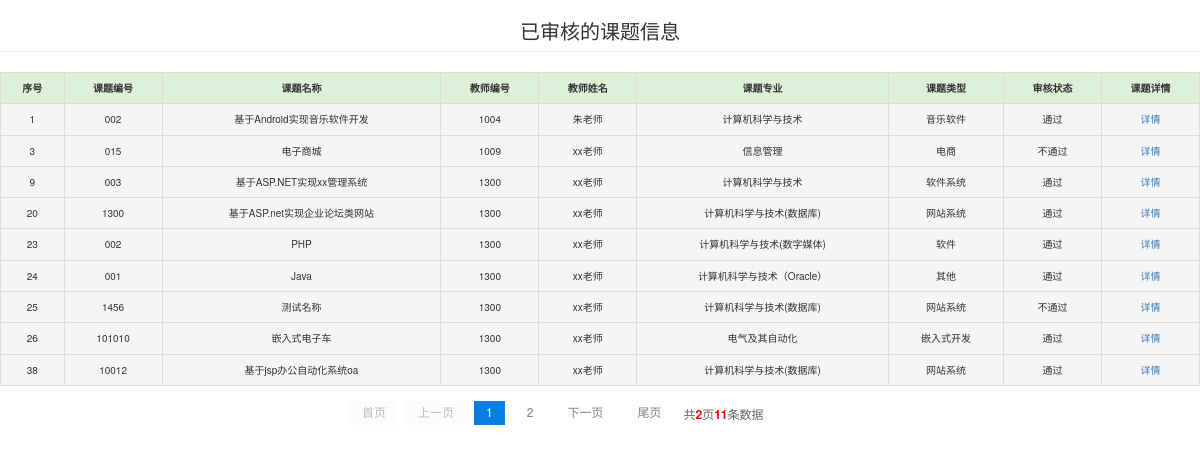
The app's page /endTopic_auditor.php with its own data.
### tables this page shows
CREATE TABLE `topics` (
  `id` int(255) NOT NULL AUTO_INCREMENT,
  `topic_id` varchar(20) NOT NULL,
  `topic_name` varchar(50) NOT NULL,
  `teacher_id` varchar(20) NOT NULL,
  `teacher_name` varchar(20) NOT NULL,
  `class` varchar(20) NOT NULL,
  `topic_type` varchar(15) NOT NULL,
  `content` text NOT NULL,
  `total_stu` int(10) NOT NULL,
  `status` varchar(10) NOT NULL DEFAULT '审核中',
  `z_index` varchar(10) NOT NULL DEFAULT 'no',
  PRIMARY KEY (`id`)
);

### endTopic_auditor.php (the view, shortened to what this page needs)
<html>
<head>
  <link href="css/page.css" type="text/css" rel="stylesheet" />
  <link rel="stylesheet" href="bootstrap-3.3.7-dist/css/bootstrap.min.css">
  <thnk rel="stylesheet" type="text/css" href="http://www.sucaihuo.com/jquery/css/common.css" />
</head>
<body>
<h2 class="page-header" style="font-size:20px;text-align:center">已审核的课题信息</h2>
<table class="table table-hover table-bordered" border="1" cellspacing="0">
<tr class="success mx-0">
 <th>序号</th>
 <th>课题编号</th>
 <th>课题名称</th>
 <th>教师编号</th>
 <th>教师姓名</th>
 <th>课题专业</th>
 <th>课题类型</th>
 <th>审核状态</th>
 <th>课题详情</th>
</tr>
<?php
   require 'conn.php';
   require_once('include/page_one.class.php');
    $showrow = 9;
    $curpage = empty($_GET['page']) ? 1 : $_GET['page'];
    $url = "?page={page}";
    $sql = "select id,topic_id,topic_name,teacher_id,teacher_name,class,topic_type,status from topics where status in('通过','不通过')";
    $total = mysqli_num_rows(mysqli_query($conn, $sql));
    $sql .= " LIMIT " . ($curpage - 1) * $showrow . ",$showrow;";
    $query = mysqli_query($conn, $sql);
while ($row=mysqli_fetch_assoc($query)) {
	echo '<tr class="active">';
	foreach ($row as $col) {
		echo '<td>'.$col.'</td>';
	}
  echo "<td><a href='topic_show.php?id=$row[id]'>详情</a></td>";
	echo '</tr>';
}
?>
</table>
<div id="showpage">
    <?php
     if ($total > $showrow) {
    $page = new page($total, $showrow, $curpage, $url, 2);
    echo $page->myde_write();
    }
    ?>
    </div>
</body>
</html>

### css/page.css (style rules this page uses)
h2 { text-align: center; }
table { float: left; background-color: #7fbdf0; line-height: 25px; font-size:10px; width:100%; }
th { background-color: #fff2fb; text-align: center; }
td { background-color: #fff2fb;text-align: center; }
#showpage { float: left; margin-left: 350px; margin-top: -25px; }

### endTopic_auditor.php (style rules this page uses)
th { text-align: center; }

### records on screen
topics: id "1", topic "002", topic_name "基于Android实现音乐软件开发", teacher "1004", teacher_name "朱老师", class "计算机科学与技术", topic_type "音乐软件", status "通过"
topics: id "3", topic "015", topic_name "电子商城", teacher "1009", teacher_name "xx老师", class "信息管理", topic_type "电商", status "不通过"
topics: id "9", topic "003", topic_name "基于ASP.NET实现xx管理系统", teacher "1300", teacher_name "xx老师", class "计算机科学与技术", topic_type "软件系统", status "通过"
topics: id "20", col "1300", topic_name "基于ASP.net实现企业论坛类网站", teacher_name "xx老师", class "计算机科学与技术(数据库)", topic_type "网站系统", status "通过"
topics: id "23", topic "002", topic_name "PHP", teacher "1300", teacher_name "xx老师", class "计算机科学与技术(数字媒体)", topic_type "软件", status "通过"
topics: id "24", topic "001", topic_name "Java", teacher "1300", teacher_name "xx老师", class "计算机科学与技术（Oracle）", topic_type "其他", status "通过"
topics: id "25", topic "1456", topic_name "测试名称", teacher "1300", teacher_name "xx老师", class "计算机科学与技术(数据库)", topic_type "网站系统", status "不通过"
topics: id "26", topic "101010", topic_name "嵌入式电子车", teacher "1300", teacher_name "xx老师", class "电气及其自动化", topic_type "嵌入式开发", status "通过"
topics: id "38", topic "10012", topic_name "基于jsp办公自动化系统oa", teacher "1300", teacher_name "xx老师", class "计算机科学与技术(数据库)", topic_type "网站系统", status "通过"

### other values on screen
$this->myde_page_count "2"
$this->myde_total "11"
